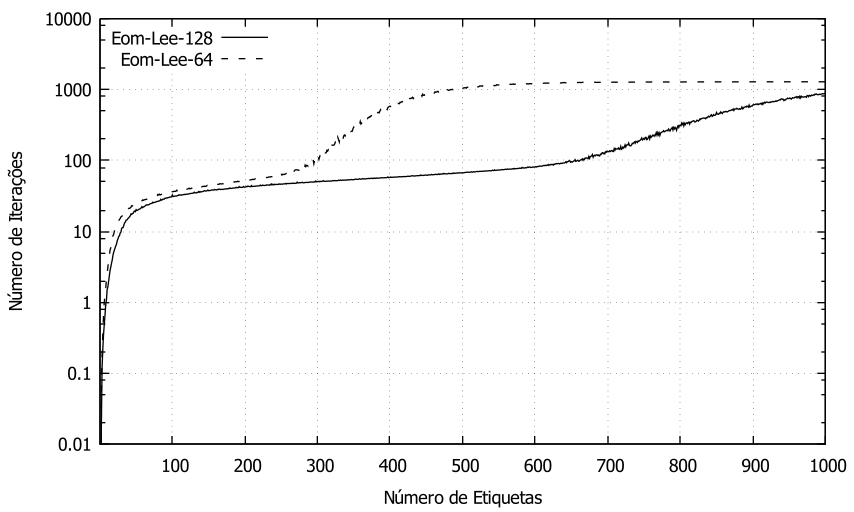

Write the gnuplot code that produced this figure.
set xlabel "Número de Etiquetas"
set ylabel "Número de Iterações"
set monochrome
set key vertical top left
set logscale y
set grid
set pointsize 2
set xtics (100, 200, 300, 400, 500, 600, 700, 800, 900, 1000)
plot "Eom-Lee-Iterations-128.txt" u 1:2 t 'Eom-Lee-128' w lines, \
"Eom-Lee-Iterations-64.txt" u 1:2 t 'Eom-Lee-64' w lines, \
